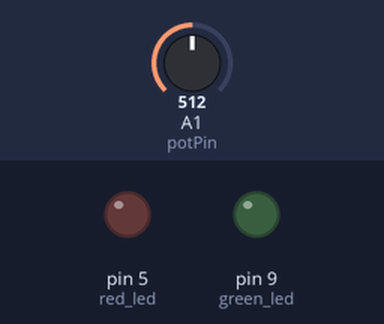
This sketch was run on a simulated Arduino Uno, built with avr-gcc and run on an emulated ATmega328P. On the bench: output pins drawn as LEDs (lit = HIGH). Inputs (shaded band) come from the test bench; at power-on: A1 (potPin) = 512. What the sketch prints to the serial monitor is not drawn.

Above: at 1.2 s.
1.3 s: A1 (potPin) set to 211
4.3 s: A1 (potPin) set to 193
Timing chart, 0 to 4.4 s (numbered marks = the images above; inputs shaded):
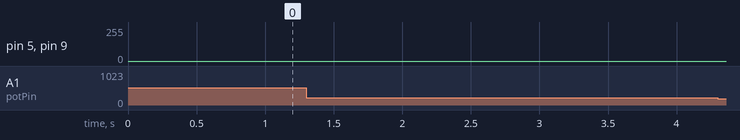

The sketch:

kaksi_ledia_pwm.ino
```cpp
const int red_led = 5;
const int green_led = 9;
const int potPin = A1;
int potValue = 0;
int ledValue = 0;

void setup() {
  // put your setup code here, to run once:
  pinMode(red_led, OUTPUT);
  pinMode(green_led, OUTPUT);

  Serial.begin(9600);
}

void loop() {
  // put your main code here, to run repeatedly:
  ledValue = 0;

  // Valon sykkiminen while silmukalla

  while (ledValue < 256) {
    potValue = analogRead(potPin);

    analogWrite(red_led, ledValue);
    analogWrite(green_led, (255 - ledValue));
    delay(potValue / 200);
    ledValue++;
    //if(ledValue == 256)
    //  break;
  }

  Serial.print("potValue = ");
  Serial.print(potValue);
  Serial.print(", ledValue = ");
  Serial.println(ledValue);

  ledValue = 255;

  while (ledValue >= 0) {
    potValue = analogRead(potPin);

    analogWrite(red_led, ledValue);
    analogWrite(green_led, (255 - ledValue));
    delay(potValue / 200);
    ledValue--;
    //if(ledValue == 0)
    //  break;
  }

  Serial.print("potValue = ");
  Serial.print(potValue);
  Serial.print(", ledValue = ");
  Serial.println(ledValue);

  // Valon sykkiminen for silmukalla

  /*
    for(int i=0; i<=255; i++){
    potValue = analogRead(potPin);
    analogWrite(red_led, i);
    analogWrite(green_led, (255-i));
    delay(potValue/50);
    }

    for(int i=255; i>=0; i--){
    potValue = analogRead(potPin);
    analogWrite(red_led, i);
    analogWrite(green_led, (255-i));
    delay(potValue/50);
    }
  */
}
```

Measured:
- after the input at 1.3 s, pin 5 (red_led): stays 0/255 (without the input it goes to 182/255 after 1.3 s); pin 9 (green_led): stays 0/255 (without the input it goes to 73/255 after 1.3 s)
